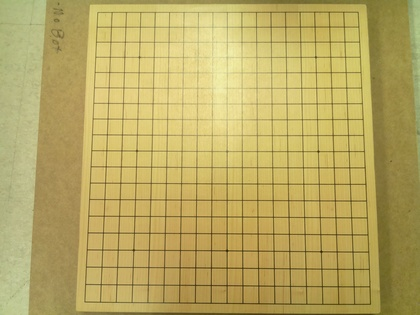
%> input picture board_rpi.jpg, 420 x 315 px, shrunk from 2592 x 1944 before the run
$ octave board_to_array.m   (GNU Octave 9; MATLAB toolbox functions it lacks are replaced by stand-ins)
%> lines starting %> are read from the running program, lines starting %| are printed output that depends on the picture; in (x1, y1, x2, y2) boxes, pixels count from 0 and x2, y2 are one past the last pixel; in counts of white or black regions, pixels touching at a corner belong together; the program's own positions count from 1
clear all; close all;

%load image and convert to grayscale, increase contrast
I = imread('board_rpi.jpg'); %clean board, board_pieces_rpi2
%> I is the input picture: size 315x420x3 uint8; mean R, G, B 186.6, 169.7, 98.7
%I = imread('board_pieces.jpg'); %board with pieces
BW = rgb2gray(I);
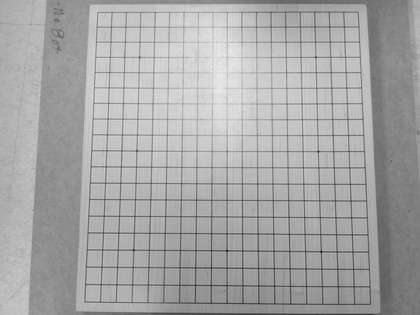
%> BW: size 315x420 uint8; min 38, max 233, mean 166.7
BW = imsharpen(BW,'Amount',1);
figure, imshow(BW)

% edge detection
edgeI = edge(BW);
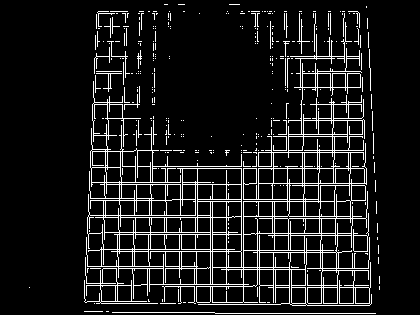
%> edgeI: size 315x420 logical; 9.8% white in thin lines or dots, all inside (x1, y1, x2, y2) = (29, 4, 380, 314)
figure, imshow(edgeI)

%improving edge picture
%> (the run ends here)
